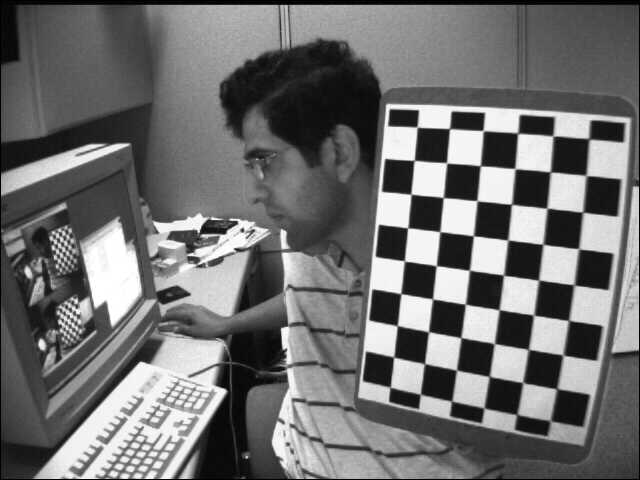
//> input picture opencv-cpp/images/left06.jpg, 640 x 480 px
$ ./3d-reconstruction   (built with g++ and OpenCV 4)
//> lines starting //> are read from the running program, lines starting //| are printed output that depends on the picture; after the words box and inside, x2 and y2 are one past the last pixel; in counts of white or black regions, pixels touching at a corner belong together
#include <opencv2/opencv.hpp>
#include <iostream>

using namespace cv;
using namespace std;

int main(int argc, char** argv)
{
    string cameraConfigFilename = "camera.yml";
    FileStorage fs(cameraConfigFilename, FileStorage::READ);

    Mat cameraMatrix, distCoeffs;

    fs["camera_matrix"] >> cameraMatrix;
    fs["distortion_coefficients"] >> distCoeffs;

    Size boardSize = Size(6, 9);
    int winSize = 11;
    float squareSize = 0.025; // unit = meters

    vector<Point3f> objPoints;
    vector<Point2f> imgPoints;
    Mat rvecs, tvecs;

    for(int i = 0; i < boardSize.height; i++)
    {
        for(int j = 0; j < boardSize.width; j++)
        {
            objPoints.push_back(Point3f(float(j * squareSize), float(i * squareSize), 0));
        }
    }

    Mat view, viewGray;

    view = imread("./images/left06.jpg", 1);
//> view is the input picture: 480 rows x 640 cols, CV_8UC3; min 0, max 255, mean 111.6
    if(view.empty())
        return -1;

    cvtColor(view, viewGray, COLOR_BGR2GRAY);

    bool found = findChessboardCorners(view, boardSize, imgPoints,
                                       CALIB_CB_ADAPTIVE_THRESH | CALIB_CB_FAST_CHECK | CALIB_CB_NORMALIZE_IMAGE);
//> imgPoints = 54 Points (x, y), first 12: [416.7, 126.5], [449.4, 128.8], [482.6, 130.1], [516.9, 133.6], [552.9, 135.9], [589.1, 139], [414.3, 160.3], [446.7, 162.9], [480.5, 165.7], [515, 168.6], [550.5, 171.9], [586.5, 175.8]; found = true

    vector<Point3f> axisObjPoints;
    axisObjPoints.push_back(Point3f(5*squareSize, 0, 0));
    axisObjPoints.push_back(Point3f(0, 5*squareSize, 0));
    axisObjPoints.push_back(Point3f(0, 0, -5*squareSize));

    vector<Point3f> cubeObjPoints;
    cubeObjPoints.push_back(Point3f(0, 0, 0));
    cubeObjPoints.push_back(Point3f(0, 2*squareSize, 0));
    cubeObjPoints.push_back(Point3f(2*squareSize, 2*squareSize, 0));
    cubeObjPoints.push_back(Point3f(2*squareSize, 0, 0));
    cubeObjPoints.push_back(Point3f(0, 0, -2*squareSize));
    cubeObjPoints.push_back(Point3f(0, 2*squareSize, -2*squareSize));
    cubeObjPoints.push_back(Point3f(2*squareSize, 2*squareSize, -2*squareSize));
    cubeObjPoints.push_back(Point3f(2*squareSize, 0, -2*squareSize));

    vector<Point2f> axisImgPoints;
    vector<Point2f> cubeImgPoints;

    if(found)
    {
        cornerSubPix(viewGray, imgPoints, Size(winSize, winSize),
                     Size(-1,-1), TermCriteria(TermCriteria::EPS+TermCriteria::COUNT, 30, 0.0001));
//> imgPoints = 54 Points (x, y), first 12: [417.1, 127.1], [449.6, 128.6], [483.1, 130.6], [517.7, 133.1], [553, 135.9], [588.9, 138.7], [414.1, 160.4], [446.6, 162.8], [480.3, 165.8], [515, 168.6], [550.4, 171.9], [586.1, 175.5]

        bool ok = solvePnP(objPoints, imgPoints, cameraMatrix, distCoeffs, rvecs, tvecs);
//> rvecs = [0.0743, 0.457, 0.108]; tvecs = [0.0607, -0.0842, 0.391]; ok = true

        if(ok)
        {
            projectPoints(axisObjPoints, rvecs, tvecs, cameraMatrix, distCoeffs, axisImgPoints);
//> axisImgPoints = 3 Points (x, y): [588.9, 139], [400.9, 293.8], [344.6, 92.99]
            line(view, imgPoints[0], axisImgPoints[0], Scalar(255,0,0), 5);
            line(view, imgPoints[0], axisImgPoints[1], Scalar(0,255,0), 5);
            line(view, imgPoints[0], axisImgPoints[2], Scalar(0,0,255), 5);

            projectPoints(cubeObjPoints, rvecs, tvecs, cameraMatrix, distCoeffs, cubeImgPoints);
//> cubeImgPoints = 8 Points (x, y): [416.8, 127.1], [410.9, 194.1], [477.1, 200.6], [483.2, 130.8], [393.5, 115.9], [386.9, 191.6], [461.4, 198.8], [468.2, 119.2]

            line(view, cubeImgPoints[0], cubeImgPoints[1], Scalar(255,255,0), 3);
            line(view, cubeImgPoints[1], cubeImgPoints[2], Scalar(255,255,0), 3);
            line(view, cubeImgPoints[2], cubeImgPoints[3], Scalar(255,255,0), 3);
            line(view, cubeImgPoints[3], cubeImgPoints[0], Scalar(255,255,0), 3);
            line(view, cubeImgPoints[4], cubeImgPoints[5], Scalar(255,255,0), 3);
            line(view, cubeImgPoints[5], cubeImgPoints[6], Scalar(255,255,0), 3);
//> view: 480 rows x 640 cols, CV_8UC3; mean B, G, R 112.2, 112.2, 110.4
            line(view, cubeImgPoints[6], cubeImgPoints[7], Scalar(255,255,0), 3);
            line(view, cubeImgPoints[7], cubeImgPoints[4], Scalar(255,255,0), 3);
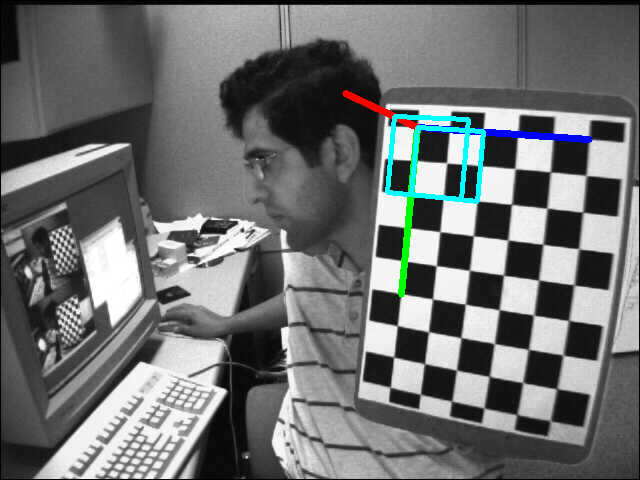
//> view: 480 rows x 640 cols, CV_8UC3; mean B, G, R 112.5, 112.5, 110.1
            line(view, cubeImgPoints[1], cubeImgPoints[5], Scalar(255,255,0), 3);
//> view: 480 rows x 640 cols, CV_8UC3; 2 pixels changed, all inside (x1, y1, x2, y2) = (403, 191, 405, 192)
            line(view, cubeImgPoints[2], cubeImgPoints[6], Scalar(255,255,0), 3);
//> view: 480 rows x 640 cols, CV_8UC3; mean B, G, R 112.5, 112.5, 110.1
            line(view, cubeImgPoints[3], cubeImgPoints[7], Scalar(255,255,0), 3);
//> view: 480 rows x 640 cols, CV_8UC3; mean B, G, R 112.6, 112.5, 110.1
            line(view, cubeImgPoints[0], cubeImgPoints[4], Scalar(255,255,0), 3);
//> view: 480 rows x 640 cols, CV_8UC3; mean B, G, R 112.6, 112.6, 110

            namedWindow("Image View", 1);
            imshow("Image View", view);
            imwrite("./output/cube.png", view);
            waitKey(100);
        }
    }
}

$ run again, with opencv-cpp/images/left01.jpg copied over opencv-cpp/images/left06.jpg
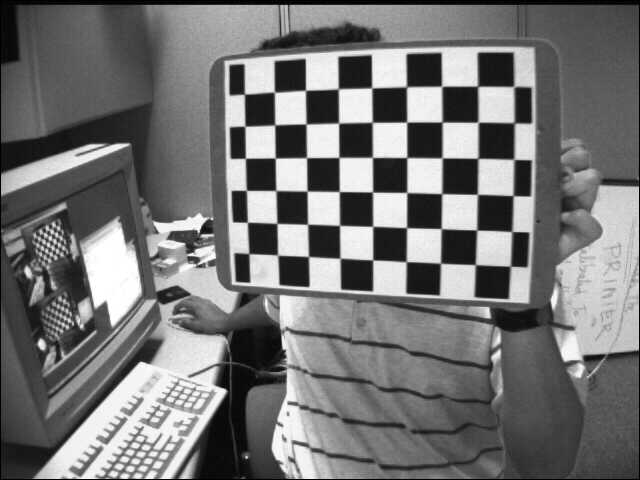
//> input picture opencv-cpp/images/left01.jpg, 640 x 480 px
//> view is the input picture: 480 rows x 640 cols, CV_8UC3; min 0, max 255, mean 116.6
//> `bool found = findChessboardCorners(view, boardSize, imgPoints, CALIB_C..`: imgPoints = 54 Points (x, y), first 12: [248.8, 253.6], [247.4, 222.5], [246.4, 190.3], [245.5, 158.4], [245, 126.5], [244.4, 94.33], [277.5, 255.2], [276.8, 223.4], [275.8, 190.6], [275.4, 158.4], [275, 124.8], [274.6, 92.24]; found = true
//> `cornerSubPix(viewGray, imgPoints, Size(winSize, winSize), Size(-1,-1),..`: imgPoints = 54 Points (x, y), first 12: [248.9, 253.6], [247.3, 222.3], [246.3, 190.4], [245.3, 158.3], [244.9, 126.2], [244.4, 94.14], [277.6, 255.1], [276.9, 223.4], [275.9, 190.5], [275.2, 158.1], [274.7, 124.9], [274.4, 92.21]
//> rvecs = [-0.0892, 0.363, -1.54]; tvecs = [-0.068, 0.0101, 0.424]; ok = true
//> axisImgPoints = 3 Points (x, y): [244.4, 94.06], [406.1, 261.5], [158.2, 294.2]
//> cubeImgPoints = 8 Points (x, y): [248.8, 253.6], [308.2, 256.7], [307, 191.1], [246.5, 190.6], [218.6, 267.1], [283.8, 271.3], [281.8, 197.4], [215.3, 196.7]
//> `line(view, cubeImgPoints[0], cubeImgPoints[4], Scalar(255,255,0), 3);`:
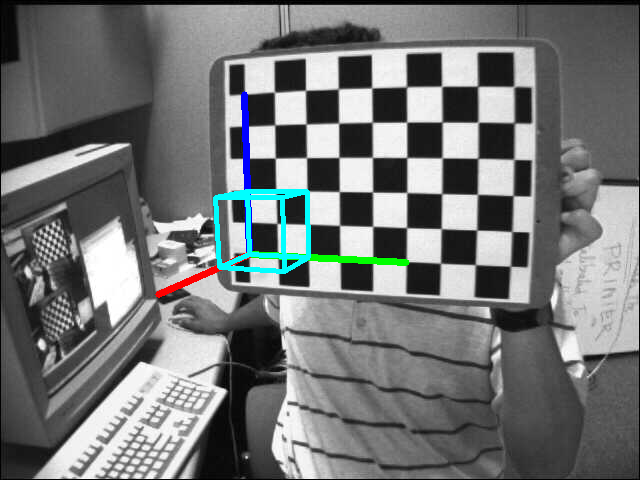
//> view: 480 rows x 640 cols, CV_8UC3; mean B, G, R 117.6, 117.6, 114.9

$ run again, with opencv-cpp/images/left02.jpg copied over opencv-cpp/images/left06.jpg
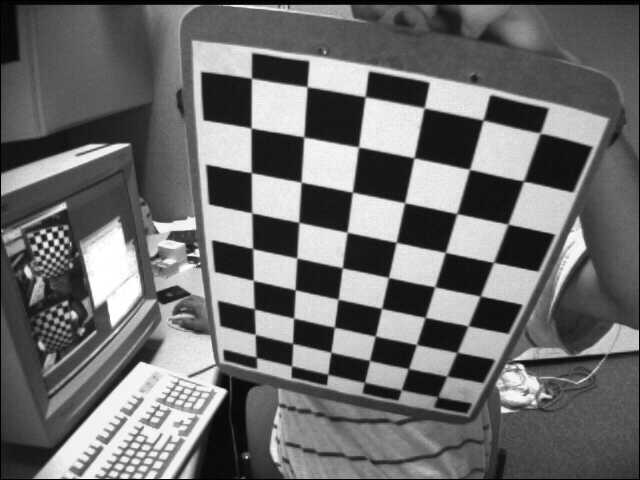
//> input picture opencv-cpp/images/left02.jpg, 640 x 480 px
//> view is the input picture: 480 rows x 640 cols, CV_8UC3; min 0, max 255, mean 109
//> `bool found = findChessboardCorners(view, boardSize, imgPoints, CALIB_C..`: imgPoints = 54 Points (x, y), first 12: [437.8, 396.5], [401.3, 389.6], [364.6, 381.6], [327.6, 374.4], [291.6, 366], [256.6, 357.4], [446.6, 375.9], [408.5, 368.4], [369.4, 360.4], [330.9, 352.3], [292.6, 343.4], [255.3, 334.5]; found = true
//> `cornerSubPix(viewGray, imgPoints, Size(winSize, winSize), Size(-1,-1),..`: imgPoints = 54 Points (x, y), first 12: [435.3, 402.6], [401, 391.4], [363.3, 386.2], [327.5, 378.3], [291, 369.3], [256.4, 362.4], [446.7, 376.1], [408.5, 368.6], [369.5, 360.5], [330.8, 352.2], [292.6, 343.4], [255.2, 334.4]
//> rvecs = [-0.245, 1.03, -2.79]; tvecs = [0.0683, 0.105, 0.345]; ok = true
//> axisImgPoints = 3 Points (x, y): [255.4, 358.6], [493.3, 262.4], [414.1, 583.5]
//> cubeImgPoints = 8 Points (x, y): [437.8, 398.7], [456.9, 353.6], [375.1, 336.9], [364.3, 383.7], [430.3, 465.3], [451.4, 425.2], [360.4, 406.9], [350, 449.1]
//> `line(view, cubeImgPoints[0], cubeImgPoints[4], Scalar(255,255,0), 3);`:
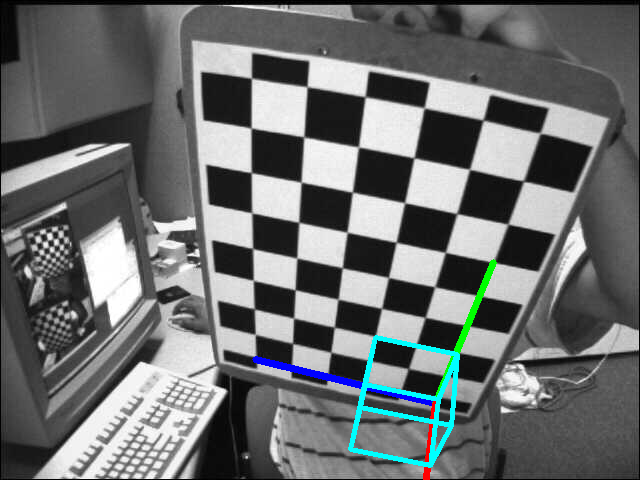
//> view: 480 rows x 640 cols, CV_8UC3; mean B, G, R 110.8, 110.5, 107.4

$ run again, with opencv-cpp/images/left03.jpg copied over opencv-cpp/images/left06.jpg
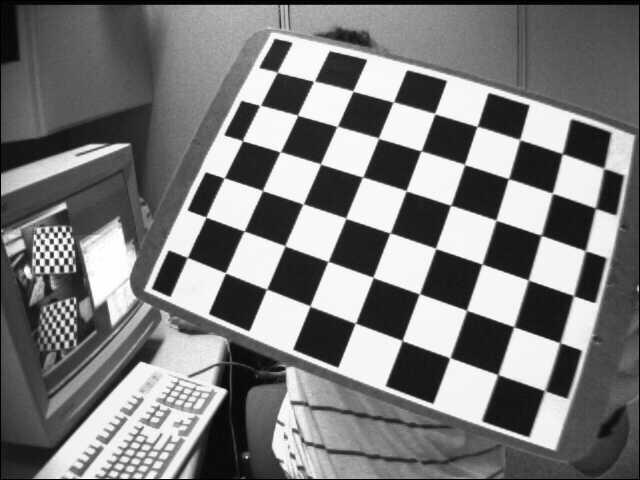
//> input picture opencv-cpp/images/left03.jpg, 640 x 480 px
//> view is the input picture: 480 rows x 640 cols, CV_8UC3; min 0, max 255, mean 122.9
//> `bool found = findChessboardCorners(view, boardSize, imgPoints, CALIB_C..`: imgPoints = 54 Points (x, y), first 12: [187.4, 257.5], [205.9, 217.2], [223.8, 178], [242.7, 141.3], [259.6, 105.7], [277.4, 72.53], [225.3, 272.8], [244.5, 231], [262.7, 190.8], [279.8, 152.2], [297.4, 115.1], [313.4, 81.56]; found = true
//> `cornerSubPix(viewGray, imgPoints, Size(winSize, winSize), Size(-1,-1),..`: imgPoints = 54 Points (x, y), first 12: [187.3, 257.4], [205.9, 217.1], [224.2, 177.9], [242.4, 140.6], [260, 105.4], [277.2, 72.2], [225.4, 272.8], [244.1, 231], [262.5, 190.6], [280.2, 151.8], [297.6, 115.2], [314, 81.25]
//> rvecs = [-0.35, -0.053, -1.2]; tvecs = [-0.0815, 0.00927, 0.292]; ok = true
//> axisImgPoints = 3 Points (x, y): [277, 72.04], [402.1, 340.2], [52.85, 163.4]
//> cubeImgPoints = 8 Points (x, y): [187.2, 257.7], [266.5, 289], [303, 204], [224.2, 178.2], [145.9, 229.5], [236.4, 264.9], [281.4, 164.9], [191.1, 137.8]
//> `line(view, cubeImgPoints[0], cubeImgPoints[4], Scalar(255,255,0), 3);`:
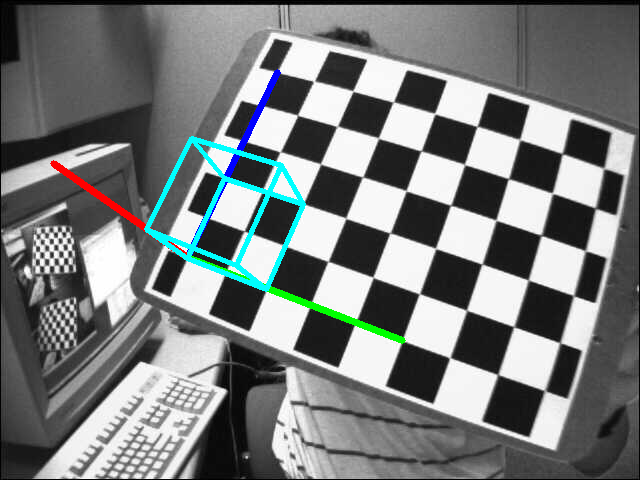
//> view: 480 rows x 640 cols, CV_8UC3; mean B, G, R 123.9, 124.1, 120.2
